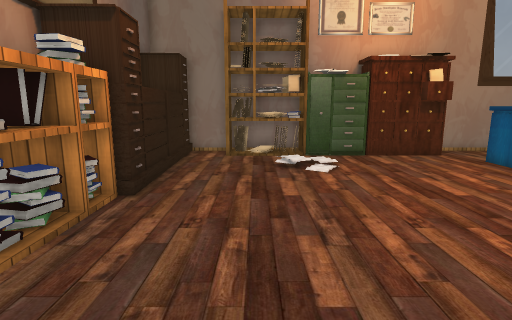
View 1 (above)

13 first-person views from a walk through a 3-D level made in the Unity game engine. The camera is 1.2 m above the floor, tilts 10° down and sees 80° across. The floor is counted in squares, 0.5 m on a side. Each view is taken from the middle of a square. On the plan, view 1 faces up. The plan holds only what a view shows up to about 19 squares ahead; the rest is blank. The place goes on beyond the plan. Some surface patterns are stand-ins.

View 2
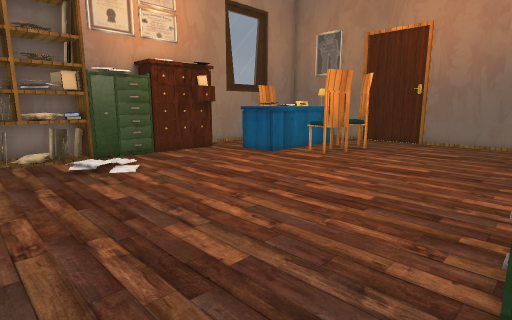

View 3
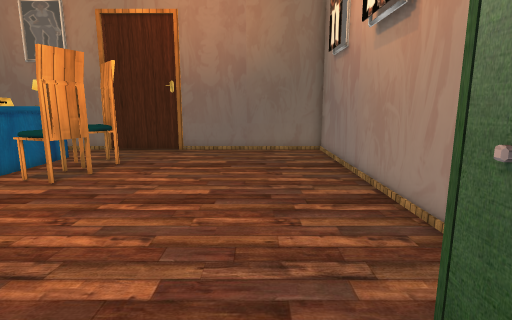

View 4
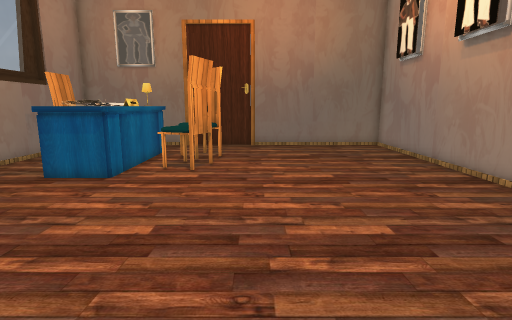

View 5
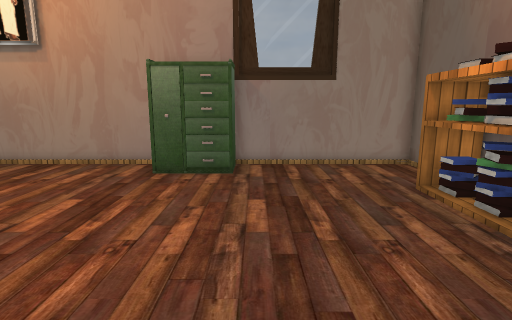

View 6
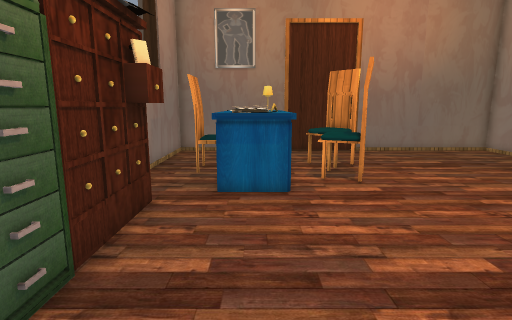

View 7
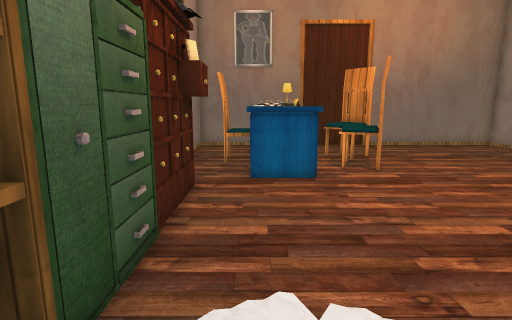

View 8
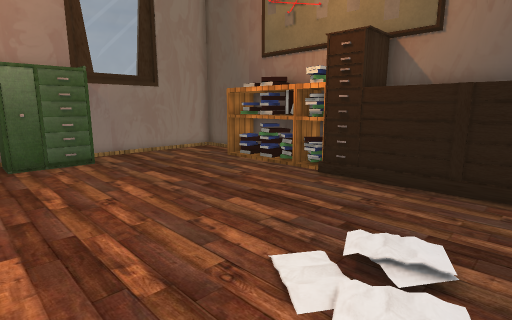

View 9
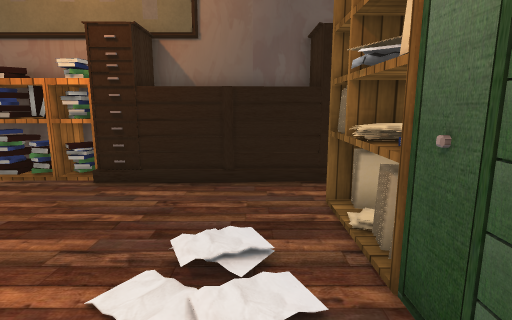

View 10
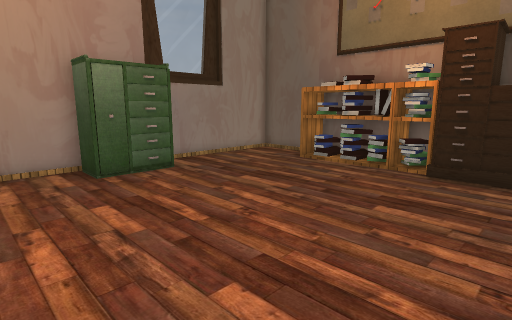

View 11
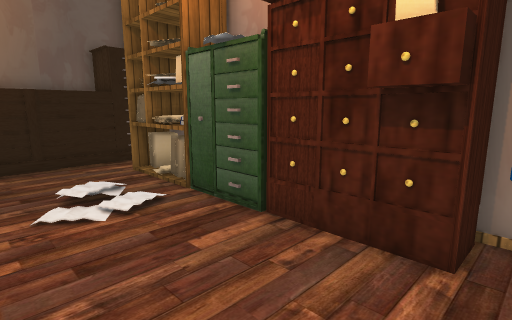

View 12
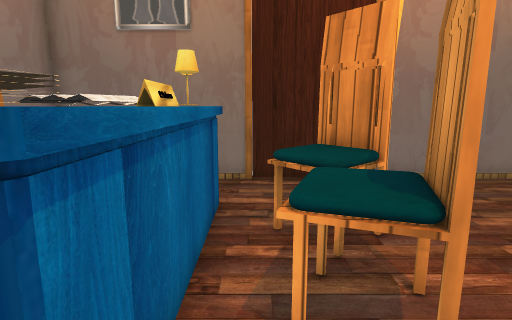

View 13
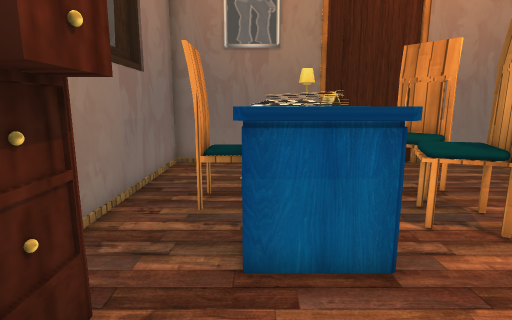

### Floor plan
Key: @ floor where view 1 was taken; # wall or solid block; . floor; / step, stairs or slope; = window, fence, low wall or low ledge; ^ raised ledge.
Columns run from 6 left of view 1 to 19 right of it. Each row starts with its distance up from view 1.
 16      ####      ###########
 15 ### .###########..   ....#
 14 # ^..../......##.. ^^....#
 13 # ^....//.......^^^^^^^..#
 12 # ^....//.......^^^^^^^..#
 11 # ^.............^^^#^^^..#
 10 # ^#................==...#
  9 ####.............=^^^^...#
  8  ###.............##.^#...#
  7   #......................#
  6   #......................#
  5   #......................#
  4   #......................#
  3  ##......................#
  2  ##......................#
  1  #.......................#
  0  #....@.####.............#
 -1  #......#  #.............#
 -2  ########  ###############

Where each view was taken, in squares from view 1:
view 1: 0 up, 0 right, facing up
view 2: 0 up, 2 left, facing up-right
view 3: 2 up, 2 right, facing right
view 4: 6 up, 0 right, facing right
view 5: 11 up, 1 right, facing down
view 6: 12 up, 1 right, facing right
view 7: 13 up, 0 right, facing right
view 8: 14 up, 6 right, facing down-left
view 9: 13 up, 6 right, facing left
view 10: 11 up, 8 right, facing down-left
view 11: 10 up, 10 right, facing up-left
view 12: 10 up, 9 right, facing right
view 13: 13 up, 6 right, facing right
